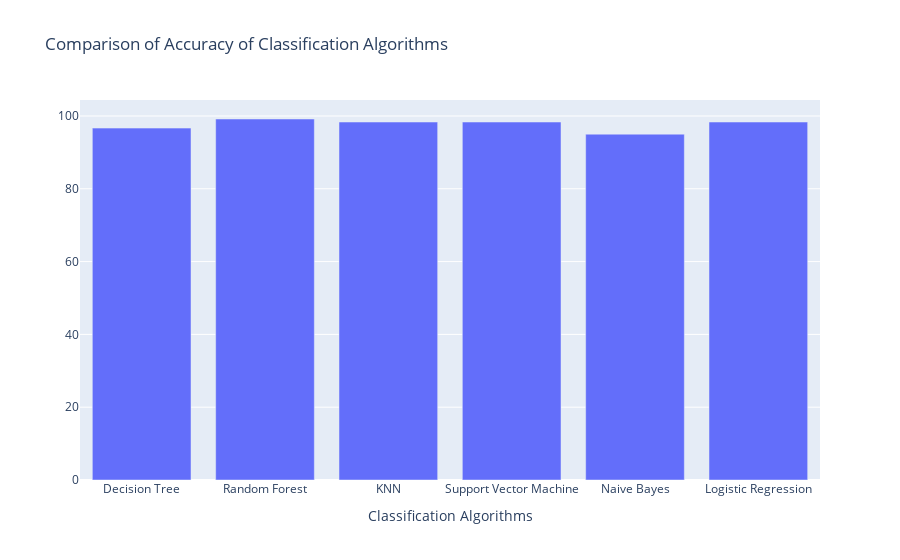

This figure's notebook cell:
### Code cell
trace1 = {
  'x': algorithms,
  'y': score,
  'name': 'score',
  'type': 'bar'
    
}

data = [trace1];
layout = {
  'xaxis': {'title': 'Classification Algorithms'},
  'title': 'Comparison of Accuracy of Classification Algorithms'
};
fig = go.Figure(data = data, layout = layout)
iplot(fig)

### Figure 1 — Plotly figure (JSON) as saved in the notebook; plotly's stock layout.template omitted (floating-point values rounded to 4 significant figures)
{"data": [{"name": "score", "type": "bar", "x": ["Decision Tree", "Random Forest", "KNN", "Support Vector Machine", "Naive Bayes", "Logistic Regression"], "y": [96.67, 99.17, 98.33, 98.33, 95, 98.33]}], "layout": {"title": {"text": "Comparison of Accuracy of Classification Algorithms"}, "xaxis": {"title": {"text": "Classification Algorithms"}}}}
